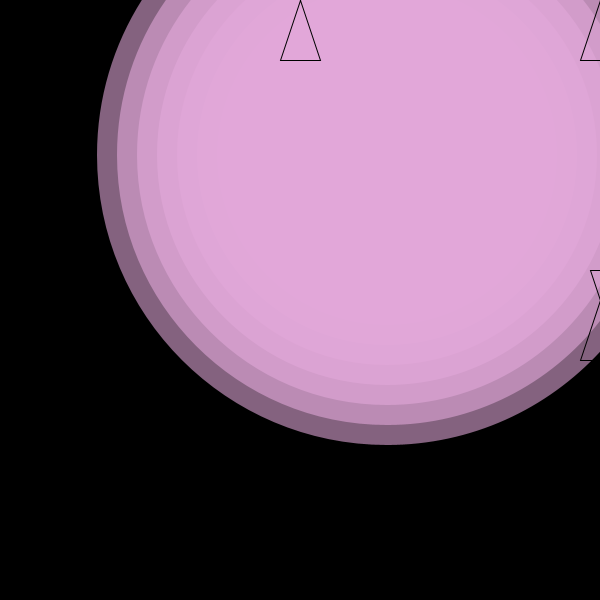
Frame 1 (no input)
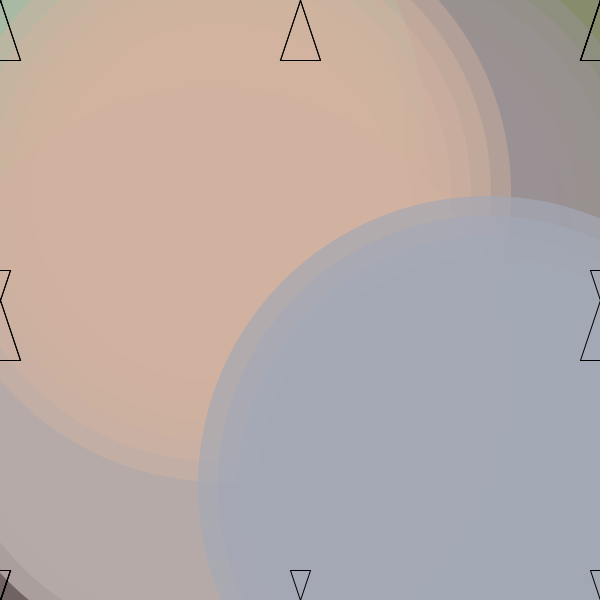
Frame 60 (the mouse pressed at the canvas centre just before this capture)
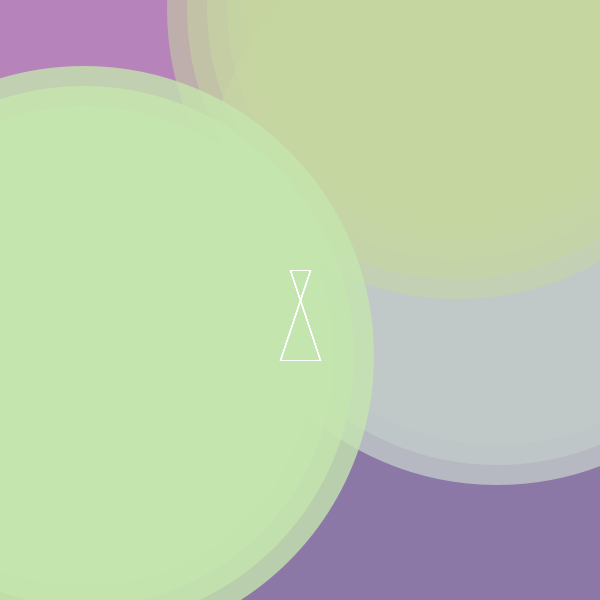
Frame 120 (the mouse held since frame 60 and released just before this capture)

The Processing sketch that drew these frames (run headless with seeded random() and noise(); from frame 60 on, the mouse is pressed at the canvas centre):

// Processing sketch: processing_109540
// ── processing_109540.pde

int c,d;
float colorR, colorG, colorB, alpha;


void setup(){
  size(600,600);//size 600X600
  frameRate(30);//30 frames per sec
  background(0);//black background
  smooth();
}

void draw(){
  noStroke();
  fill(0,15);
  rect(0,0,width,height);
  
  c = int(random(width));//set the center of circle
  d = int(random(height));//set the center of circle
  colorR= random(150,230);//set the red color range in random mode
  colorG= random(150,230);//set the blue color range in random mode
  colorB= random(150,230);//set the green color range in random mode
  alpha= random(100,255);//set the transparency range in random mode
  fill(colorR,colorG,colorB,alpha);//set the color of the circle
  for (int a=20; a<=width-20; a=a+40){
    ellipse(c,d,a,a);}//set the circle location randomly as the background
    
  float x=mouseX;//set x as mouse position
  float y=mouseY;//set y as mouse position
  float ix= width-mouseX;//set ix as the opposite position of the mouse
  float iy= height-mouseY;//set iy as the opposite position of the mouse
 
 noFill();//the following triangles are not filled with color
int a;
 if (mousePressed == true){
   a=255;
 } else{
    a=0;
   }// if the mouse is pressed, line is in white. Unless, line is in black.
 stroke(a);//set the line color of the triangle
  triangle(x,y,x-10,y-30,x+10,y-30);//upper triangle1
  triangle(x,y,x-20,y+60,x+20,y+60);//lower trangele1
  triangle(ix,iy,ix-10,iy-30,ix+10,iy-30);//upper triangle2
  triangle(ix,iy,ix-20,iy+60,ix+20,iy+60);//lower trangele2
  triangle(x,iy,x-10,iy-30,x+10,iy-30);//upper triangle3
  triangle(x,iy,x-20,iy+60,x+20,iy+60);//lower trangele4
  triangle(ix,y,ix-10,y-30,ix+10,y-30);//upper triangle4
  triangle(ix,y,ix-20,y+60,ix+20,y+60);//lower trangele4
  triangle(ix,width/2,ix-10,width/2-30,ix+10,width/2-30);//upper triangle5
  triangle(ix,width/2,ix-20,width/2+60,ix+20,width/2+60);//lower trangele5
  triangle(x,width/2,x-10,width/2-30,x+10,width/2-30);//upper triangle6
  triangle(x,width/2,x-20,width/2+60,x+20,width/2+60);//lower trangele6
  triangle(height/2,iy,height/2-10,iy-30,height/2+10,iy-30);//upper triangle7
  triangle(height/2,iy,height/2-20,iy+60,height/2+20,iy+60);//lower trangele7
  triangle(height/2,y,height/2-10,y-30,height/2+10,y-30);//upper triangle8
  triangle(height/2,y,height/2-20,y+60,height/2+20,y+60);//lower trangele8    
 
}
